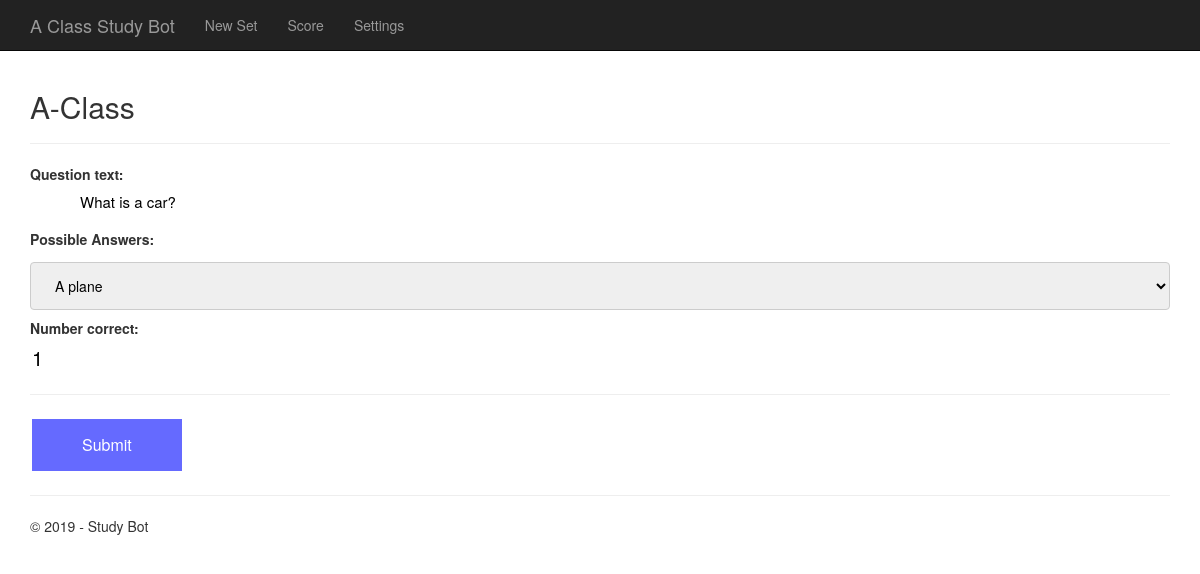
The app's page /, older data.
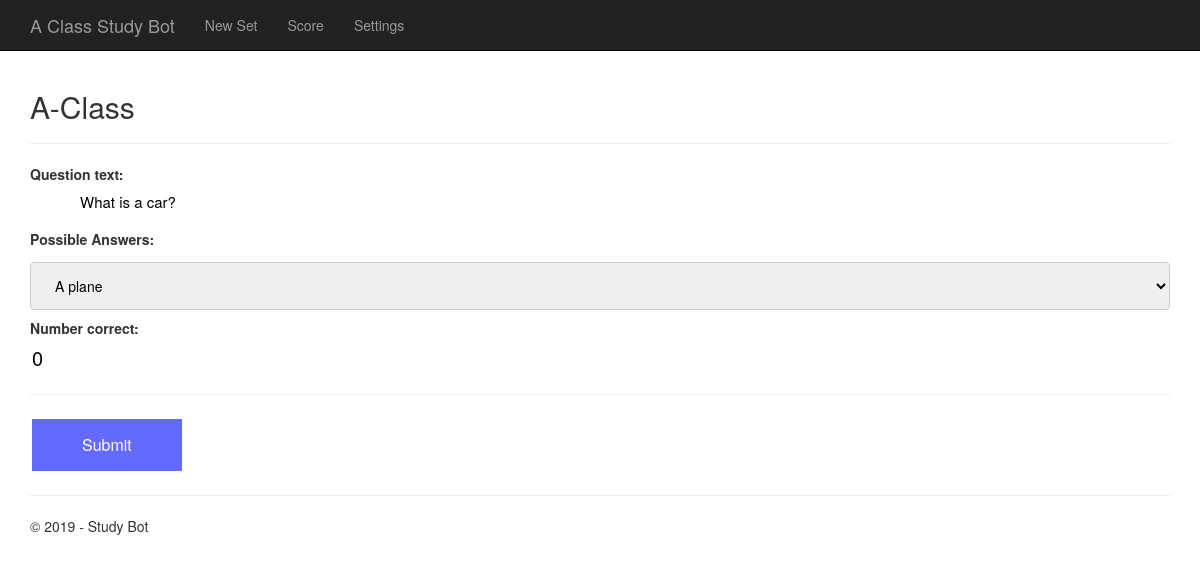
The same page, newer data.
### app/models.py (models this page shows)
class Question(models.Model):
    question_text = models.TextField()
    question_type = models.TextField()
    correct_Ans = models.TextField()
    incorrect_1 = models.TextField()
    incorrect_2 = models.TextField()
    incorrect_3 = models.TextField()
    number_correct = models.IntegerField()

### app/views.py (the view)
# urls.py: url(r'^$', app.views.newQuestion, name='newQuestion'),
def newQuestion(request):
    if request.method == 'POST':
        form = QuestionForm(request.POST)
        question = Question.objects.get(question_text = request.POST.get('question_text'))
        if request.POST.get('possible_answers') == 'True':
            question.number_correct = question.number_correct + 1
            question.save()
            return render(
                request,
                'app/correct.html',
                {
                    'title': 'Correct',
                    'year':datetime.now().year
                }
            )
        else:
            question.number_correct = 0
            question.save()
            return render(
                request,
                'app/wrong.html',
                {
                    'title': 'Incorrect',
                    'question': question.question_text,
                    'correct_answer': question.correct_Ans,
                    'year':datetime.now().year
                }
            )
    else:
        assert isinstance(request, HttpRequest)
        number_of_ques = NumQuestions.objects.get(id = 1)
        number_of_ques = number_of_ques.number_questions
        question_set = []
        selected_ids = []
        for x in range(number_of_ques):
            while True:
                select = random.randrange(1, Question.objects.all().count() + 1, 1)
                quest = Question.objects.get(id=select)
                if quest.number_correct < 2:
                    if not select in selected_ids:
                        selected_ids.append(select)
                        break
            choices = [(True, quest.correct_Ans ),(False, quest.incorrect_1),(False, quest.incorrect_2),(False, quest.incorrect_3),]
            random.shuffle(choices)
            form = QuestionForm(initial={'question_text': quest.question_text, 'number_correct': quest.number_correct}, answers = choices)
            question_set.append(form)
        return render(
            request,
            'app/newQuestion.html',
            {
                'title':quest.question_type,
                'year':datetime.now().year,
                'forms':question_set,
            }
        )

### app/templates/app/newQuestion.html (shortened to what this page needs)
{% extends "app/layout.html" %}
{% block content %}
<h2>{{ title }}</h2>
<hr>
<form action="/question" method="post">
    {% for form in forms %}
        {{ form }}
        <hr>
    {% endfor %}
    <input type="submit" value="Submit" />
</form>
{% endblock %}

### app/templates/app/layout.html (shortened to what this page needs)
﻿<!DOCTYPE html>
<html>
<head>
    {% load staticfiles %}
    <link rel="stylesheet" type="text/css" href="{% static 'app/content/bootstrap.min.css' %}" />
    <link rel="stylesheet" type="text/css" href="{% static 'app/content/site.css' %}" />
</head>
<body>
    <div class="navbar navbar-inverse navbar-fixed-top">
        <div class="container">
            <div class="navbar-header">
                <a href="/" class="navbar-brand">A Class Study Bot</a>
            </div>
            <div class="navbar-collapse collapse">
                <ul class="nav navbar-nav">
                    <li><a href="{% url 'newQuestion' %}">New Set</a></li>
                    <li><a href="{% url 'score' %}">Score</a></li>
                    <li><a href="{% url 'settings' %}">Settings</a></li>
                </ul>
            </div>
        </div>
    </div>
    <div class="container body-content">
{% block content %}{% endblock %}
        <hr/>
        <footer>
            <p>&copy; {{ year }} - Study Bot</p>
        </footer>
    </div>
</body>
</html>

### app/static/app/content/site.css (style rules this page uses)
body { padding-top: 50px; padding-bottom: 20px; }
.body-content { padding-left: 15px; padding-right: 15px; }
#id_number_correct { width: 30px; margin-right: 400px; font-size: 20px; color: #000; background-color:#fff; border: none; }
input[type=submit] { background-color: #656aff; border: none; color: white; padding: 15px 50px; text-align: center; text-decoration: none; display: inline-block; font-size: 16px; margin: 4px 2px; cursor: pointer; }
input[type=text], select { width: 100%; padding: 12px 20px; margin: 8px 0; display: inline-block; border: 1px solid #ccc; border-radius: 4px; box-sizing: border-box; }
textarea { resize: none; overflow: hidden; height: 40px; padding-left: 50px; padding-right: 50px; border: none; font-size: 15px; width: 100%; }
label { width: 100%; }

Row changes from the older to the newer data that the page shows:
changed Question "A-Class": number_correct "1" → "0"
